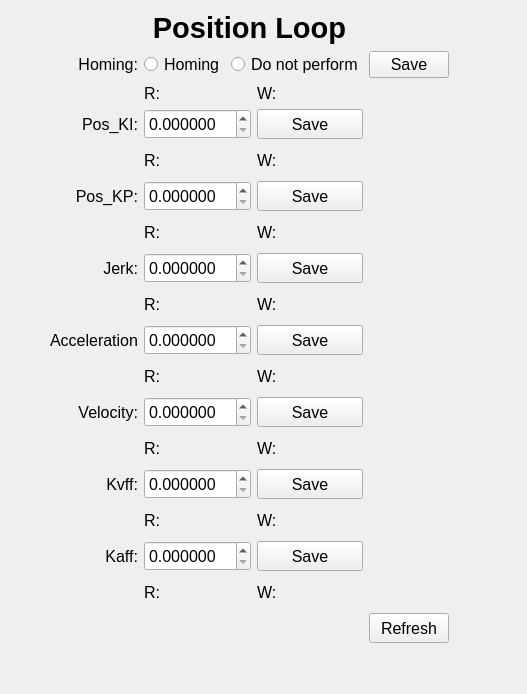
<?xml version="1.0" encoding="UTF-8"?>
<ui version="4.0">
 <class>position_frame</class>
 <widget class="QWidget" name="position_frame">
  <property name="geometry">
   <rect>
    <x>0</x>
    <y>0</y>
    <width>527</width>
    <height>694</height>
   </rect>
  </property>
  <property name="font">
   <font>
    <family>Arial</family>
    <pointsize>12</pointsize>
   </font>
  </property>
  <property name="windowTitle">
   <string>Position</string>
  </property>
  <layout class="QGridLayout" name="gridLayout">
   <item row="1" column="1">
    <widget class="QLabel" name="label_5">
     <property name="text">
      <string>Homing:</string>
     </property>
     <property name="alignment">
      <set>Qt::AlignRight|Qt::AlignTrailing|Qt::AlignVCenter</set>
     </property>
    </widget>
   </item>
   <item row="5" column="1">
    <widget class="QLabel" name="label_7">
     <property name="minimumSize">
      <size>
       <width>0</width>
       <height>30</height>
      </size>
     </property>
     <property name="text">
      <string>Pos_KP:</string>
     </property>
     <property name="alignment">
      <set>Qt::AlignRight|Qt::AlignTrailing|Qt::AlignVCenter</set>
     </property>
    </widget>
   </item>
   <item row="1" column="2" colspan="4">
    <widget class="QWidget" name="widget" native="true">
     <layout class="QHBoxLayout" name="horizontalLayout" stretch="1,1">
      <property name="leftMargin">
       <number>0</number>
      </property>
      <property name="topMargin">
       <number>0</number>
      </property>
      <property name="rightMargin">
       <number>0</number>
      </property>
      <property name="bottomMargin">
       <number>0</number>
      </property>
      <item>
       <widget class="QRadioButton" name="homing_on_rb">
        <property name="text">
         <string>Homing</string>
        </property>
       </widget>
      </item>
      <item>
       <widget class="QRadioButton" name="do_not_perform_rb">
        <property name="text">
         <string>Do not perform</string>
        </property>
       </widget>
      </item>
     </layout>
    </widget>
   </item>
   <item row="3" column="2" colspan="2">
    <widget class="shr::gui::DoubleSpinBox" name="doubleSpinBox_pos_ki">
     <property name="minimumSize">
      <size>
       <width>80</width>
       <height>30</height>
      </size>
     </property>
     <property name="font">
      <font>
       <family>Arial</family>
       <pointsize>12</pointsize>
      </font>
     </property>
     <property name="decimals">
      <number>6</number>
     </property>
    </widget>
   </item>
   <item row="0" column="1" colspan="6">
    <widget class="QLabel" name="label">
     <property name="font">
      <font>
       <family>Arial</family>
       <pointsize>22</pointsize>
       <weight>75</weight>
       <bold>true</bold>
      </font>
     </property>
     <property name="text">
      <string>Position Loop</string>
     </property>
     <property name="alignment">
      <set>Qt::AlignCenter</set>
     </property>
    </widget>
   </item>
   <item row="7" column="4" colspan="2">
    <widget class="QPushButton" name="saveJerkBtn">
     <property name="minimumSize">
      <size>
       <width>80</width>
       <height>30</height>
      </size>
     </property>
     <property name="text">
      <string>Save</string>
     </property>
    </widget>
   </item>
   <item row="5" column="2" colspan="2">
    <widget class="shr::gui::DoubleSpinBox" name="doubleSpinBox_pos_kp">
     <property name="minimumSize">
      <size>
       <width>80</width>
       <height>30</height>
      </size>
     </property>
     <property name="font">
      <font>
       <family>Arial</family>
       <pointsize>12</pointsize>
      </font>
     </property>
     <property name="decimals">
      <number>6</number>
     </property>
    </widget>
   </item>
   <item row="7" column="2" colspan="2">
    <widget class="shr::gui::DoubleSpinBox" name="doubleSpinBox_jerk">
     <property name="minimumSize">
      <size>
       <width>100</width>
       <height>30</height>
      </size>
     </property>
     <property name="font">
      <font>
       <family>Arial</family>
       <pointsize>12</pointsize>
      </font>
     </property>
     <property name="decimals">
      <number>6</number>
     </property>
    </widget>
   </item>
   <item row="1" column="6">
    <widget class="QPushButton" name="saveHomingBtn">
     <property name="enabled">
      <bool>true</bool>
     </property>
     <property name="text">
      <string>Save</string>
     </property>
    </widget>
   </item>
   <item row="8" column="4" colspan="2">
    <widget class="QLabel" name="jerk_w_label">
     <property name="minimumSize">
      <size>
       <width>80</width>
       <height>30</height>
      </size>
     </property>
     <property name="text">
      <string>W:</string>
     </property>
    </widget>
   </item>
   <item row="8" column="2" colspan="2">
    <widget class="QLabel" name="jerk_r_label">
     <property name="minimumSize">
      <size>
       <width>80</width>
       <height>30</height>
      </size>
     </property>
     <property name="text">
      <string>R:</string>
     </property>
    </widget>
   </item>
   <item row="9" column="0">
    <spacer name="horizontalSpacer_3">
     <property name="orientation">
      <enum>Qt::Horizontal</enum>
     </property>
     <property name="sizeHint" stdset="0">
      <size>
       <width>40</width>
       <height>20</height>
      </size>
     </property>
    </spacer>
   </item>
   <item row="9" column="1">
    <widget class="QLabel" name="label_8">
     <property name="minimumSize">
      <size>
       <width>0</width>
       <height>30</height>
      </size>
     </property>
     <property name="text">
      <string>Acceleration</string>
     </property>
     <property name="alignment">
      <set>Qt::AlignRight|Qt::AlignTrailing|Qt::AlignVCenter</set>
     </property>
    </widget>
   </item>
   <item row="9" column="2" colspan="2">
    <widget class="shr::gui::DoubleSpinBox" name="doubleSpinBox_acceleration">
     <property name="minimumSize">
      <size>
       <width>100</width>
       <height>30</height>
      </size>
     </property>
     <property name="font">
      <font>
       <family>Arial</family>
       <pointsize>12</pointsize>
      </font>
     </property>
     <property name="decimals">
      <number>6</number>
     </property>
    </widget>
   </item>
   <item row="9" column="4" colspan="2">
    <widget class="QPushButton" name="saveAccelerationBtn">
     <property name="minimumSize">
      <size>
       <width>80</width>
       <height>30</height>
      </size>
     </property>
     <property name="text">
      <string>Save</string>
     </property>
    </widget>
   </item>
   <item row="3" column="1">
    <widget class="QLabel" name="label_6">
     <property name="minimumSize">
      <size>
       <width>0</width>
       <height>30</height>
      </size>
     </property>
     <property name="text">
      <string>Pos_KI:</string>
     </property>
     <property name="alignment">
      <set>Qt::AlignRight|Qt::AlignTrailing|Qt::AlignVCenter</set>
     </property>
    </widget>
   </item>
   <item row="2" column="2" colspan="2">
    <widget class="QLabel" name="homing_r_label">
     <property name="text">
      <string>R:</string>
     </property>
    </widget>
   </item>
   <item row="4" column="4" colspan="2">
    <widget class="QLabel" name="pos_ki_w_label">
     <property name="minimumSize">
      <size>
       <width>80</width>
       <height>30</height>
      </size>
     </property>
     <property name="text">
      <string>W:</string>
     </property>
    </widget>
   </item>
   <item row="4" column="2" colspan="2">
    <widget class="QLabel" name="pos_ki_r_label">
     <property name="minimumSize">
      <size>
       <width>80</width>
       <height>30</height>
      </size>
     </property>
     <property name="text">
      <string>R:</string>
     </property>
    </widget>
   </item>
   <item row="6" column="2" colspan="2">
    <widget class="QLabel" name="pos_kp_r_label">
     <property name="minimumSize">
      <size>
       <width>80</width>
       <height>30</height>
      </size>
     </property>
     <property name="text">
      <string>R:</string>
     </property>
    </widget>
   </item>
   <item row="3" column="4" colspan="2">
    <widget class="QPushButton" name="savePosKiBtn">
     <property name="minimumSize">
      <size>
       <width>80</width>
       <height>30</height>
      </size>
     </property>
     <property name="text">
      <string>Save</string>
     </property>
    </widget>
   </item>
   <item row="7" column="1">
    <widget class="QLabel" name="label_9">
     <property name="minimumSize">
      <size>
       <width>0</width>
       <height>30</height>
      </size>
     </property>
     <property name="text">
      <string>Jerk:</string>
     </property>
     <property name="alignment">
      <set>Qt::AlignRight|Qt::AlignTrailing|Qt::AlignVCenter</set>
     </property>
    </widget>
   </item>
   <item row="6" column="4" colspan="2">
    <widget class="QLabel" name="pos_kp_w_label">
     <property name="minimumSize">
      <size>
       <width>80</width>
       <height>30</height>
      </size>
     </property>
     <property name="text">
      <string>W:</string>
     </property>
    </widget>
   </item>
   <item row="5" column="4" colspan="2">
    <widget class="QPushButton" name="savePosKpBtn">
     <property name="minimumSize">
      <size>
       <width>80</width>
       <height>30</height>
      </size>
     </property>
     <property name="text">
      <string>Save</string>
     </property>
    </widget>
   </item>
   <item row="12" column="2" colspan="2">
    <widget class="QLabel" name="velocity_r_label">
     <property name="minimumSize">
      <size>
       <width>80</width>
       <height>30</height>
      </size>
     </property>
     <property name="text">
      <string>R:</string>
     </property>
    </widget>
   </item>
   <item row="15" column="1">
    <widget class="QLabel" name="label_11">
     <property name="minimumSize">
      <size>
       <width>0</width>
       <height>30</height>
      </size>
     </property>
     <property name="text">
      <string>Kaff:</string>
     </property>
     <property name="alignment">
      <set>Qt::AlignRight|Qt::AlignTrailing|Qt::AlignVCenter</set>
     </property>
    </widget>
   </item>
   <item row="15" column="2" colspan="2">
    <widget class="shr::gui::DoubleSpinBox" name="doubleSpinBox_kaff">
     <property name="minimumSize">
      <size>
       <width>80</width>
       <height>30</height>
      </size>
     </property>
     <property name="font">
      <font>
       <family>Arial</family>
       <pointsize>12</pointsize>
      </font>
     </property>
     <property name="decimals">
      <number>6</number>
     </property>
    </widget>
   </item>
   <item row="9" column="7">
    <spacer name="horizontalSpacer_2">
     <property name="orientation">
      <enum>Qt::Horizontal</enum>
     </property>
     <property name="sizeHint" stdset="0">
      <size>
       <width>68</width>
       <height>20</height>
      </size>
     </property>
    </spacer>
   </item>
   <item row="10" column="4" colspan="2">
    <widget class="QLabel" name="acceleration_w_label">
     <property name="minimumSize">
      <size>
       <width>80</width>
       <height>30</height>
      </size>
     </property>
     <property name="text">
      <string>W:</string>
     </property>
    </widget>
   </item>
   <item row="13" column="4" colspan="2">
    <widget class="QPushButton" name="saveKvffBtn">
     <property name="minimumSize">
      <size>
       <width>80</width>
       <height>30</height>
      </size>
     </property>
     <property name="text">
      <string>Save</string>
     </property>
    </widget>
   </item>
   <item row="14" column="2" colspan="2">
    <widget class="QLabel" name="kvff_r_label">
     <property name="minimumSize">
      <size>
       <width>80</width>
       <height>30</height>
      </size>
     </property>
     <property name="text">
      <string>R:</string>
     </property>
    </widget>
   </item>
   <item row="11" column="4" colspan="2">
    <widget class="QPushButton" name="saveVelocityBtn">
     <property name="minimumSize">
      <size>
       <width>80</width>
       <height>30</height>
      </size>
     </property>
     <property name="text">
      <string>Save</string>
     </property>
    </widget>
   </item>
   <item row="15" column="4" colspan="2">
    <widget class="QPushButton" name="saveKaffBtn">
     <property name="minimumSize">
      <size>
       <width>80</width>
       <height>30</height>
      </size>
     </property>
     <property name="text">
      <string>Save</string>
     </property>
    </widget>
   </item>
   <item row="13" column="2" colspan="2">
    <widget class="shr::gui::DoubleSpinBox" name="doubleSpinBox_kvff">
     <property name="minimumSize">
      <size>
       <width>80</width>
       <height>30</height>
      </size>
     </property>
     <property name="font">
      <font>
       <family>Arial</family>
       <pointsize>12</pointsize>
      </font>
     </property>
     <property name="decimals">
      <number>6</number>
     </property>
    </widget>
   </item>
   <item row="10" column="2" colspan="2">
    <widget class="QLabel" name="acceleration_r_label">
     <property name="minimumSize">
      <size>
       <width>80</width>
       <height>30</height>
      </size>
     </property>
     <property name="text">
      <string>R:</string>
     </property>
    </widget>
   </item>
   <item row="11" column="2" colspan="2">
    <widget class="shr::gui::DoubleSpinBox" name="doubleSpinBox_velocity">
     <property name="minimumSize">
      <size>
       <width>100</width>
       <height>30</height>
      </size>
     </property>
     <property name="font">
      <font>
       <family>Arial</family>
       <pointsize>12</pointsize>
      </font>
     </property>
     <property name="decimals">
      <number>6</number>
     </property>
    </widget>
   </item>
   <item row="16" column="2" colspan="2">
    <widget class="QLabel" name="kaff_r_label">
     <property name="minimumSize">
      <size>
       <width>80</width>
       <height>30</height>
      </size>
     </property>
     <property name="text">
      <string>R:</string>
     </property>
    </widget>
   </item>
   <item row="13" column="1">
    <widget class="QLabel" name="label_12">
     <property name="minimumSize">
      <size>
       <width>0</width>
       <height>30</height>
      </size>
     </property>
     <property name="text">
      <string>Kvff:</string>
     </property>
     <property name="alignment">
      <set>Qt::AlignRight|Qt::AlignTrailing|Qt::AlignVCenter</set>
     </property>
    </widget>
   </item>
   <item row="17" column="6">
    <widget class="QPushButton" name="refreshBtn">
     <property name="minimumSize">
      <size>
       <width>80</width>
       <height>30</height>
      </size>
     </property>
     <property name="text">
      <string>Refresh</string>
     </property>
    </widget>
   </item>
   <item row="11" column="1">
    <widget class="QLabel" name="label_10">
     <property name="minimumSize">
      <size>
       <width>0</width>
       <height>30</height>
      </size>
     </property>
     <property name="text">
      <string>Velocity:</string>
     </property>
     <property name="alignment">
      <set>Qt::AlignRight|Qt::AlignTrailing|Qt::AlignVCenter</set>
     </property>
    </widget>
   </item>
   <item row="2" column="4" colspan="2">
    <widget class="QLabel" name="homing_w_label">
     <property name="text">
      <string>W:</string>
     </property>
    </widget>
   </item>
   <item row="12" column="4" colspan="2">
    <widget class="QLabel" name="velocity_w_label">
     <property name="minimumSize">
      <size>
       <width>80</width>
       <height>30</height>
      </size>
     </property>
     <property name="text">
      <string>W:</string>
     </property>
    </widget>
   </item>
   <item row="14" column="4" colspan="2">
    <widget class="QLabel" name="kvff_w_label">
     <property name="minimumSize">
      <size>
       <width>80</width>
       <height>30</height>
      </size>
     </property>
     <property name="text">
      <string>W:</string>
     </property>
    </widget>
   </item>
   <item row="16" column="4" colspan="2">
    <widget class="QLabel" name="kaff_w_label">
     <property name="minimumSize">
      <size>
       <width>80</width>
       <height>30</height>
      </size>
     </property>
     <property name="text">
      <string>W:</string>
     </property>
    </widget>
   </item>
   <item row="18" column="4">
    <spacer name="verticalSpacer_2">
     <property name="orientation">
      <enum>Qt::Vertical</enum>
     </property>
     <property name="sizeHint" stdset="0">
      <size>
       <width>20</width>
       <height>40</height>
      </size>
     </property>
    </spacer>
   </item>
  </layout>
 </widget>
 <layoutdefault spacing="6" margin="11"/>
 <customwidgets>
  <customwidget>
   <class>shr::gui::DoubleSpinBox</class>
   <extends>QDoubleSpinBox</extends>
   <header>common/doublespinbox.h</header>
  </customwidget>
 </customwidgets>
 <resources/>
 <connections/>
</ui>
